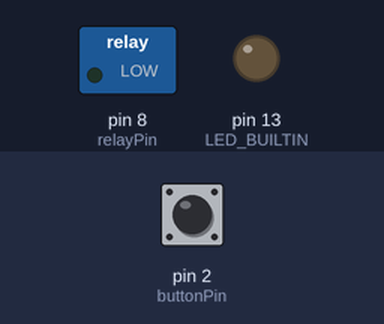
A sketch run on a simulated Arduino Uno, built with avr-gcc and run on an emulated ATmega328P. Parts: switched loads named in the sketch (green lamp = pin HIGH), output pins drawn as LEDs (lit = HIGH). The inputs (shaded band) are chosen by the test bench; at power-on: pin 2 (buttonPin) LOW.

Above: at 1.2 s.
1.3 s: pin 2 (buttonPin) pulled HIGH for 0.15 s
At 2.1 s:
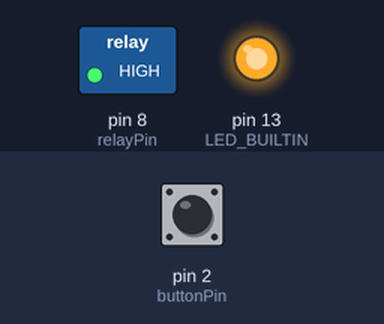
2.9 s: pin 2 (buttonPin) pulled HIGH for 1 s
At 3.3 s:
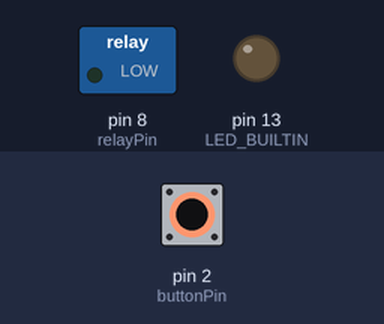
5.4 s: pin 2 (buttonPin) pulled HIGH for 3.2 s
At 6.4 s:
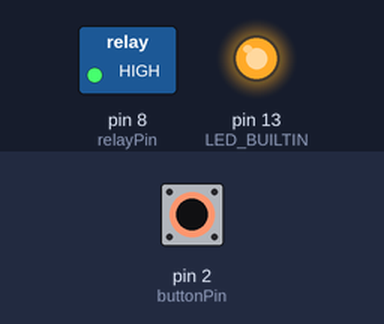
Timing chart, 0 to 8.4 s (numbered marks = the images above; inputs shaded):
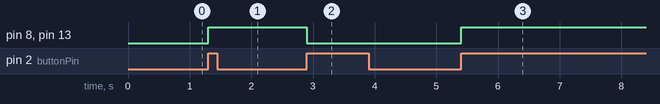

Measured:
- after the input at 1.3 s, pin 8 (relayPin), pin 13 (LED_BUILTIN): LOW → HIGH at once
- after the input at 2.9 s, pin 8 (relayPin), pin 13 (LED_BUILTIN): HIGH → LOW at once
- after the input at 5.4 s, pin 8 (relayPin), pin 13 (LED_BUILTIN): LOW → HIGH at once

The sketch:

ToggleSwitchRelay.ino
```cpp
//ConSwitch Relay Toggle
const int relayPin = 8;
const int buttonPin = 2;

//willChange
int buttonState = 0;
bool buttonHasBeenPressed = 0;
int toggleSwitche = 0;
void setup()
{
  pinMode(relayPin, OUTPUT);
  pinMode(buttonPin, INPUT);
  pinMode(LED_BUILTIN, OUTPUT);
}

//ideal turn light delay 300
void loop()
{
  buttonState = digitalRead(buttonPin);
  if(buttonState == HIGH){
    if(!buttonHasBeenPressed){
      if(toggleSwitche == 0){
        toggleSwitche = 1;
      } else if(toggleSwitche == 1){
        toggleSwitche = 0;
      }
      buttonHasBeenPressed = true;
    }
  } else {

    buttonHasBeenPressed = false;
  }

  if(toggleSwitche){
    digitalWrite(LED_BUILTIN, HIGH);
    digitalWrite(relayPin, HIGH);
  } else {
    digitalWrite(LED_BUILTIN, LOW);
    digitalWrite(relayPin, LOW);

  }
}
```
